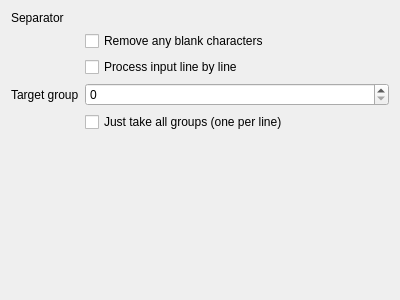
<?xml version="1.0" encoding="UTF-8"?>
<ui version="4.0">
 <comment>
  * Released as open source by Gabriel Caudrelier
  *
  * Developed by Gabriel Caudrelier, gabriel dot caudrelier at gmail dot com
  *
  * https://github.com/metrodango/pip3line
  *
  * Released under AGPL see LICENSE for more information
</comment>
 <class>SplitWidget</class>
 <widget class="QWidget" name="SplitWidget">
  <property name="geometry">
   <rect>
    <x>0</x>
    <y>0</y>
    <width>400</width>
    <height>300</height>
   </rect>
  </property>
  <property name="windowTitle">
   <string>Form</string>
  </property>
  <layout class="QFormLayout" name="formLayout">
   <property name="labelAlignment">
    <set>Qt::AlignLeading|Qt::AlignLeft|Qt::AlignVCenter</set>
   </property>
   <item row="0" column="0">
    <widget class="QLabel" name="separatorLabel">
     <property name="text">
      <string>Separator</string>
     </property>
    </widget>
   </item>
   <item row="3" column="0">
    <widget class="QLabel" name="groupLabel">
     <property name="text">
      <string>Target group</string>
     </property>
    </widget>
   </item>
   <item row="3" column="1">
    <widget class="QSpinBox" name="groupSpinBox">
     <property name="minimum">
      <number>0</number>
     </property>
     <property name="maximum">
      <number>10000</number>
     </property>
     <property name="value">
      <number>0</number>
     </property>
    </widget>
   </item>
   <item row="4" column="1">
    <widget class="QCheckBox" name="allCheckBox">
     <property name="text">
      <string>Just take all groups (one per line)</string>
     </property>
    </widget>
   </item>
   <item row="1" column="1">
    <widget class="QCheckBox" name="trimCheckBox">
     <property name="text">
      <string>Remove any blank characters</string>
     </property>
    </widget>
   </item>
   <item row="2" column="1">
    <widget class="QCheckBox" name="procLineBLinecheckBox">
     <property name="toolTip">
      <string>Process input line by line as opposed to one block.</string>
     </property>
     <property name="text">
      <string>Process input line by line</string>
     </property>
    </widget>
   </item>
   <item row="0" column="1">
    <widget class="HexWidget" name="charWidget" native="true"/>
   </item>
  </layout>
 </widget>
 <customwidgets>
  <customwidget>
   <class>HexWidget</class>
   <extends>QWidget</extends>
   <header location="global">hexwidget.h</header>
   <container>1</container>
  </customwidget>
 </customwidgets>
 <resources/>
 <connections/>
</ui>
